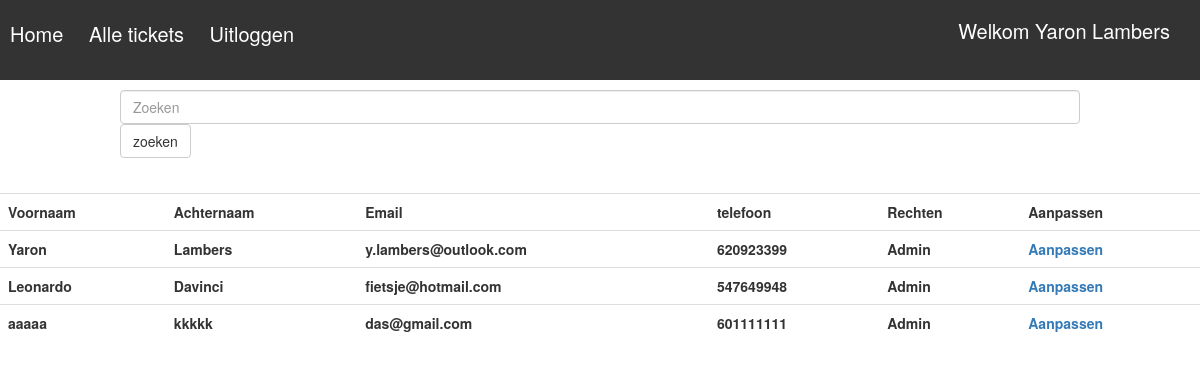
Screenshot of /includes/user.php (signed in) with the database file from the repository.
### tables this page shows
CREATE TABLE `user` (
  `id` int(5) NOT NULL,
  `firstname` varchar(45) NOT NULL,
  `lastname` varchar(45) NOT NULL,
  `phone` int(14) NOT NULL,
  `role` int(2) NOT NULL DEFAULT '1',
  `email` varchar(100) NOT NULL,
  `password` varchar(32) NOT NULL
);

### includes/user.php (the view, shortened to what this page needs)
<!doctype html>
<html lang="en">
<head>
    <link rel="stylesheet" href="../css/style.css">
    <link rel="stylesheet" href="../css/bootstrap.css">
</head>
<body>
<?php
include_once('database.php');
$email = $_SESSION['email'];
$user_email = "SELECT * FROM user WHERE email LIKE '%$email%'";
$result = mysqli_query($db, $user_email);
$row = mysqli_fetch_assoc($result);
$userName = $row['firstname'] ." ". $row['lastname']. "<br/>";
$role = $row['role'];
if ($role == 2){
    $roleName = 'Admin';
}elseif($role == 1){
    $roleName = 'Gebruiker';
}
if(!empty($_SESSION['email'])){
    echo '<div class="menubar">';
    echo "<h2>"."Welkom ". $userName."</h2>"."<br/>";
    echo '<a href="ticket.php">Home </a> ';
    echo '<a class="menu" href="ticket.php"> Alle tickets </a>';
    echo '<a href="logout.php">Uitloggen </a>';
    echo '</div>';
}else{
    header('location: ../index.php');
}
if ($role == 2){
    echo '
    <div class="containerForm">
        <div class="form-group">
            <form action="" method="post">
                <input type="text" name="input" class="form-control" placeholder="Zoeken" />
                <input type="submit" class="btn btn-default" value="zoeken" name="search"/>
             </form> <br/>
         </div>
     </div>
';
    $queryUser = "SELECT * FROM user";
    $resultUser = mysqli_query($db, $queryUser);
    echo '
     <table class="table table-hover">
    <tr>
        <th>Voornaam</th>
        <th>Achternaam</th>
        <th>Email</th>
        <th>telefoon</th>
        <th>Rechten</th>
        <th>Aanpassen</th>
    <tr>
    ';
    while($rowUser = mysqli_fetch_array($resultUser)){
        echo '<tr>';
            echo '<th>'.$rowUser['firstname'] ."</th>";
            echo '<th>'.$rowUser['lastname'] ."</th>";
            echo '<th>'.$rowUser['email']. "</th>";
            echo '<th>'.$rowUser['phone'] ."</th>";
            echo '<th>'.$roleName."</th>";
            echo '<th>'.'<a href="handleuser.php?id='.$rowUser['id'].'"> Aanpassen </a> </th>';
        echo '</tr>';
    }
}

### css/style.css (style rules this page uses)
body { margin: 0; padding: 0; }
.containerForm { width: 80%; height: auto; margin: 0 auto; background: #fff; }
.menubar { width: 100%; height: 80px; color: #000; background: #333; margin-bottom: 10px; }
.menubar h2 { font-size: 20px; color: #fff; display: inline-block; position: absolute; right: 30px; }
.menubar a { color: #fff; font-size: 20px; text-decoration: none; padding: 0 10px; }

### rows the page displays
user: firstname "Yaron", lastname "Lambers", email "y.lambers@outlook.com", phone "620923399", role "Admin"
user: firstname "Leonardo", lastname "Davinci", email "fietsje@hotmail.com", phone "547649948"
user: firstname "aaaaa", lastname "kkkkk", email "das@gmail.com", phone "601111111"
